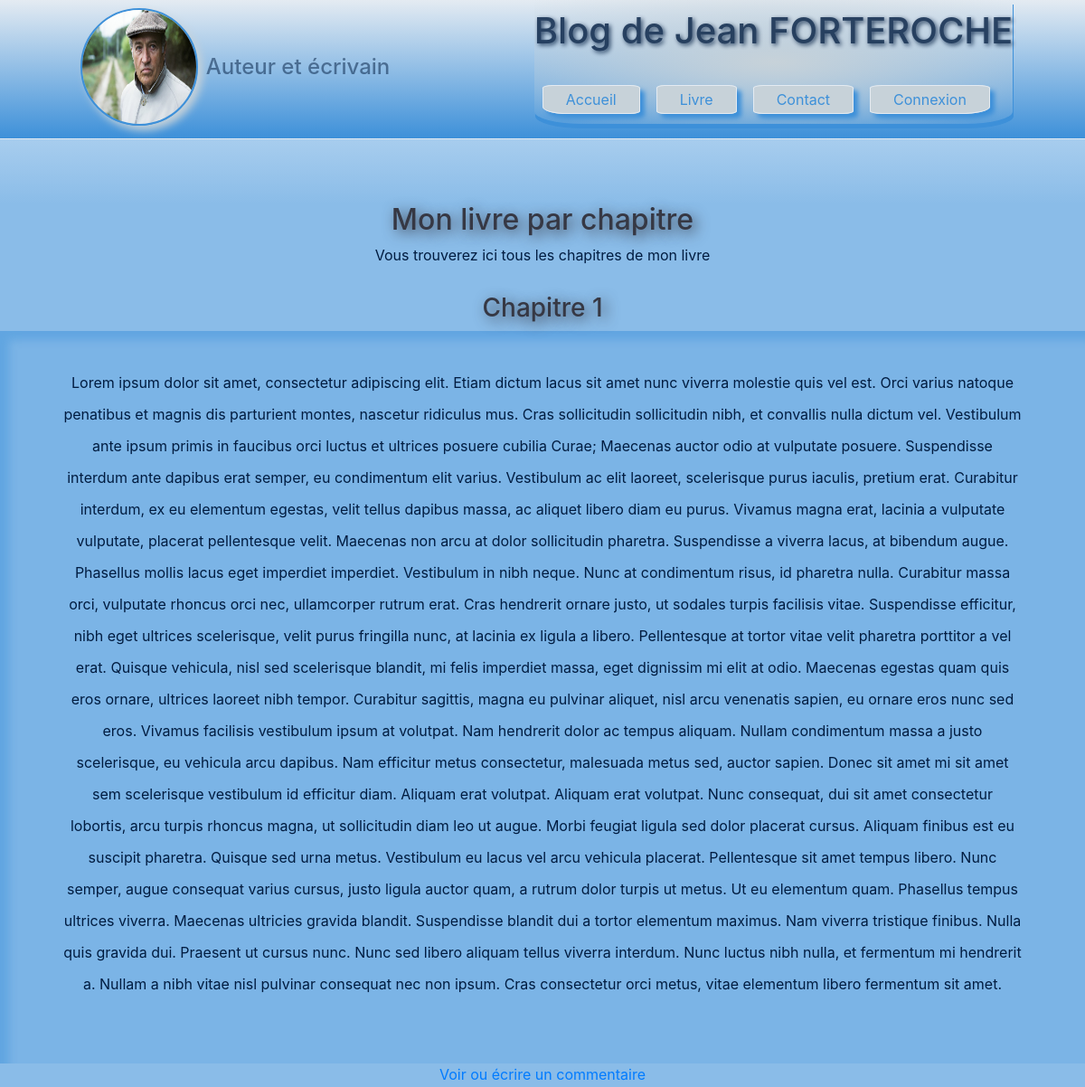
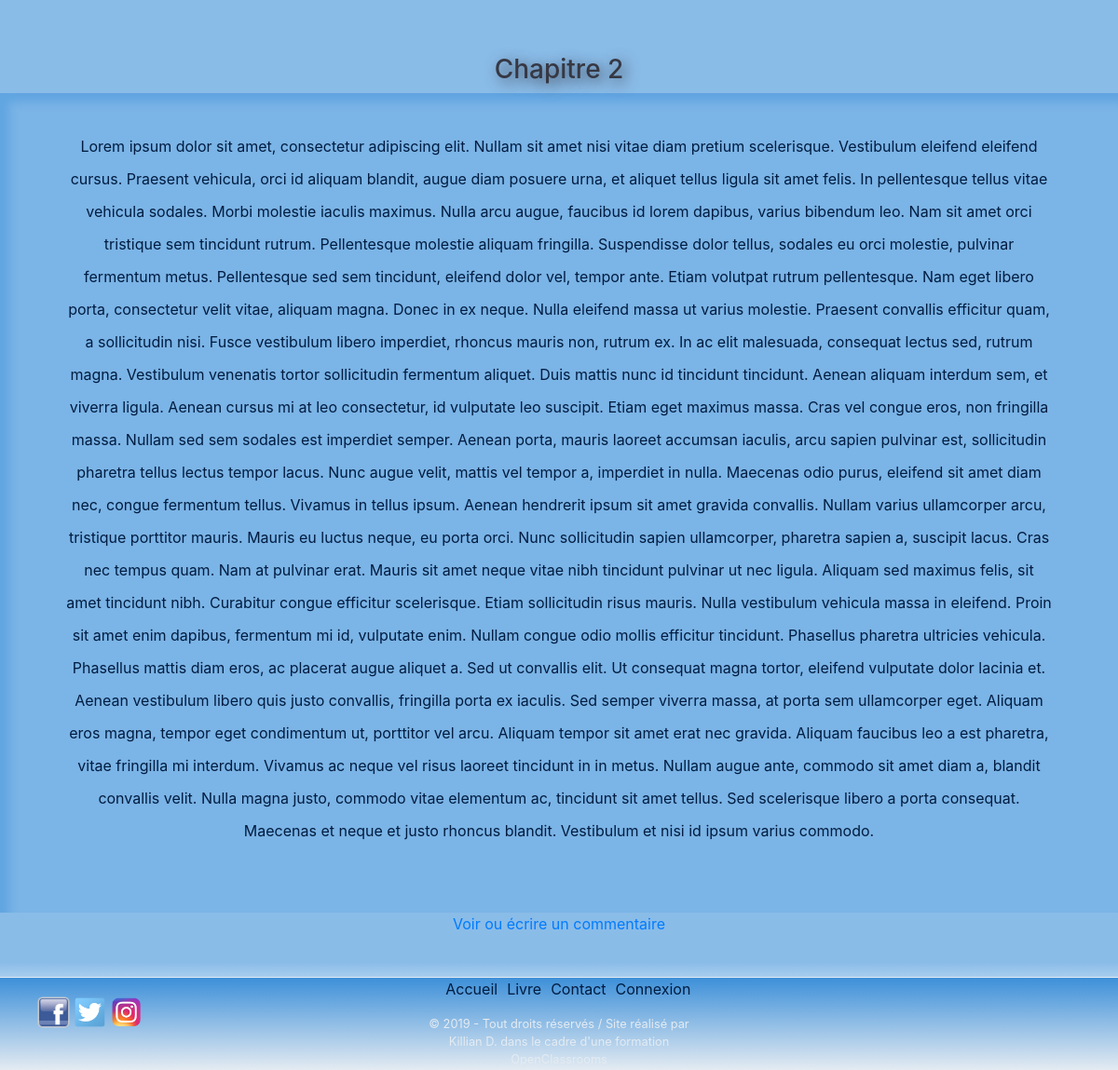
/index.php?action=book, run on the app's committed database (2 pictures, top to bottom).
### tables this page shows
CREATE TABLE `posts` (
  `id` int(11) NOT NULL,
  `title` varchar(255) NOT NULL,
  `content` text NOT NULL
);

### controller/UserController.php (called while the page is built, shortened)
<?php
require_once('model/PostManager.php');
class UserController
{
    public function printBook()
    {
        $postManager = new \killian\blogDeJeanForteroche\model\PostManager();
        $posts = $postManager->getPosts();
        require('view/viewBook.php');
    }
}

### model/PostManager.php (called while the page is built, shortened)
<?php
class PostManager extends Manager
{
    public function getPosts()
    {
        $db = $this->dbConnect();
        $req = $db->query('SELECT id, title, content FROM posts');
        return $req;
    }
}

### view/viewBook.php (the view, shortened to what this page needs)
<div class="separat1">
</div>
<section class="fontChapitre">
    <h2>Mon livre par chapitre</h2>
    <p>Vous trouverez ici tous les chapitres de mon livre</p>
    <?php
        while ($data = $posts->fetch())
        {
    ?>
        <article>
            <h3><?= $data['title'] ?></h3>
            <p><?= $data['content'] ?></p>
            <a href="index.php?action=comments&amp;id=<?= $data['id'] ?>">Voir ou écrire un commentaire</a>
        </article>
    <?php
        }
    ?>
</section>
<div class="separat2">
</div>
<?php require('template.php'); ?>

### public/css/style.css (style rules this page uses)
body { margin: 0; }
p { color: #011C40; }
.separat1 { height: 70px; background-image: linear-gradient(rgba(61, 144, 217, 0.45), rgba(61, 144, 217, 0.6)); }
.separat2 { height: 15px; background-image: linear-gradient(rgba(61, 144, 217, 0.6), rgba(61, 144, 217, 0.45)); }
.fontChapitre { background-color: rgba(61, 144, 217, 0.6); text-align: center; }
.fontChapitre h2, .fontChapitre h3, .fontChapitre h4, .fontChapitre h5 { color: #363844; text-shadow: 4px 4px 15px #363844; }
.fontChapitre h3 { margin-top: 30px; }
.fontChapitre article { padding-bottom: 30px; }
.fontChapitre article p { background-color: rgba(61, 144, 217, 0.2); box-shadow: 10px 10px 10px rgba(61, 144, 217, 0.4) inset; margin: auto; line-height: 35px; padding: 40px 70px 70px 70px; max-width: 1400px; }

### data on the page
posts: title "Chapitre 1", content "Lorem ipsum dolor sit amet, consectetur adipiscing elit. Etiam dictum lacus sit amet nunc viverra molestie quis vel est. Orci varius natoque penatibus et magnis dis parturient montes, nascetur ridiculus mus. Cras sollicitudin sollicitudin nibh, et convallis nulla dictum vel. Vestibulum ante ipsum primis in faucibus orci luctus et ultrices posuere cubilia Curae; Maecenas auctor odio at vulputate posuere. Suspendisse interdum ante dapibus erat semper, eu condimentum elit varius. Vestibulum ac elit laoreet, scelerisque purus iaculis, pretium erat. Curabitur interdum, ex eu elementum egestas, velit tellus dapibus massa, ac aliquet libero diam eu purus. Vivamus magna erat, lacinia a vulputate…"
posts: title "Chapitre 2", content "Lorem ipsum dolor sit amet, consectetur adipiscing elit. Nullam sit amet nisi vitae diam pretium scelerisque. Vestibulum eleifend eleifend cursus. Praesent vehicula, orci id aliquam blandit, augue diam posuere urna, et aliquet tellus ligula sit amet felis. In pellentesque tellus vitae vehicula sodales. Morbi molestie iaculis maximus. Nulla arcu augue, faucibus id lorem dapibus, varius bibendum leo. Nam sit amet orci tristique sem tincidunt rutrum. Pellentesque molestie aliquam fringilla. Suspendisse dolor tellus, sodales eu orci molestie, pulvinar fermentum metus. Pellentesque sed sem tincidunt, eleifend dolor vel, tempor ante. Etiam volutpat rutrum pellentesque. Nam eget libero porta,…"
